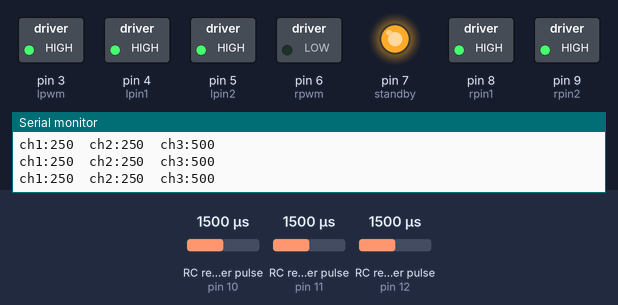
The sketch below on a simulated Arduino Nano, built with avr-gcc and run on an emulated ATmega328P. On the bench: switched loads named in the sketch (green lamp = pin HIGH), output pins drawn as LEDs (lit = HIGH), the last lines printed to the serial monitor. Wiring (inferred from the names in the program): 3 × RC receiver channel: data pin 10 / data pin 11 / data pin 12. The inputs (shaded band) are chosen by the test bench; at power-on: RC receiver pulse (sensors on pin 11, pin 10, pin 12) 1500 µs.

Above: at 1.2 s.
1.3 s: RC receiver pulse (sensor on pin 11) set to 1980 µs
At 2.9 s:
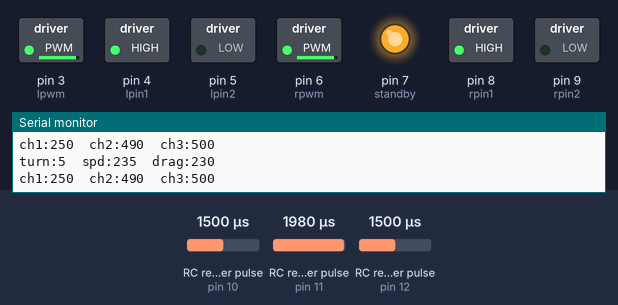
4.0 s: RC receiver pulse (sensor on pin 10) set to 1020 µs
At 6.7 s:
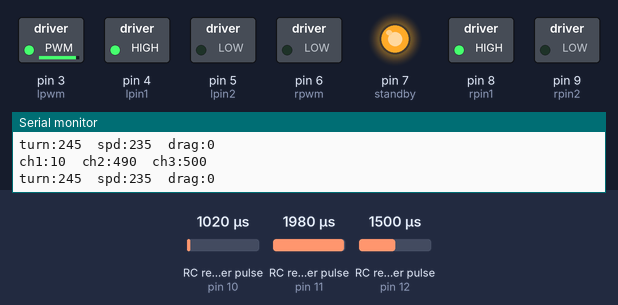
7.0 s: RC receiver pulse (sensor on pin 10) set to 1250 µs
10.0 s: RC receiver pulse (sensor on pin 11) set to 1250 µs
At 11.2 s:
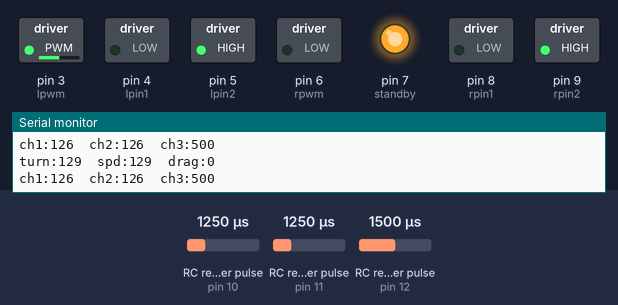
13.0 s: RC receiver pulse (sensor on pin 10) set to 1270 µs
At 13.8 s:
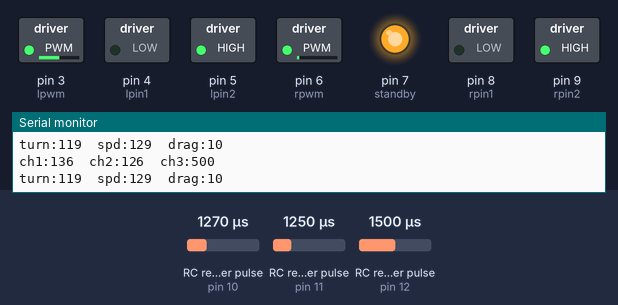
14.6 s: RC receiver pulse (sensor on pin 11) set to 1020 µs
Timing chart, 0 to 25.6 s (numbered marks = the images above; inputs shaded):
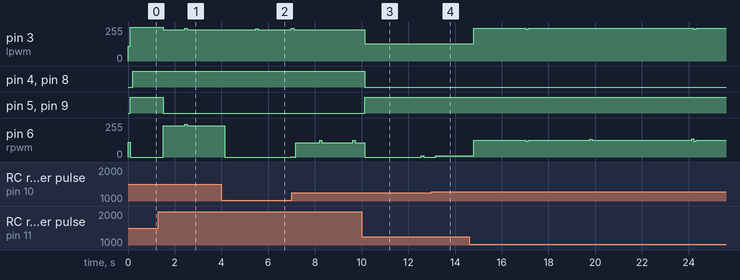

The sketch:

boxbot-control.ino
```cpp
/* Code for V2 of Box Bots robot control board
 *
 * Program Name:
 * boxbot-control
 * Jan 20, 2020
 *
 * program taken from github
 *
 * Arduino Nano clone w/ CH340 USB connected to TB6612 motor driver board
 * hooked up to receiver of 2.4GHz TX/RX
 *
 * standard model: FlySky FS-GT2B 3-Channel RC
 *
 * CH1 - Steering
 * CH2 - Throttle
 * CH3 - Switch
 *
 */

#include <EnableInterrupt.h>

#define   lpwm    3     // pulse width modulation for left motor is pin 3
#define   lpin1   4     // left control pin one is pin 4
#define   lpin2   5     // left control pin two is pin 5
#define   standby 7     // standby pin is 7 - LOW=motor driver off, HIGH=motor driver on
#define   rpwm    6     // pulse width modulation for right motor is pin 6
#define   rpin1   8     // right control pin one is pin8
#define   rpin2   9     // right control pin two is pin 9


#define   forward 0
#define   reverse 1
#define   coast   2
#define   brake   3

#define   ch1_pin  10    // input channel one is on pin 10
#define   ch2_pin  11    // input channel two is on pin 11
#define   ch3_pin  12    // input channel three is on pin 12

#define   ch1_index  0
#define   ch2_index  1
#define   ch3_index  2

int mtrspeed = 110 ;

int ch1; // Steering
int ch2; // Thottle
int ch3; // Weapon Switch
int tdeadband = 10;  // How much in the throttle neutral position does it count as neutral centered on 255  (exp: for 15, deadband is from 240 to 270, 15 each side of 255)
int sdeadband = 5;  // how much in the steering neutral position does it count as neutral centered on 255  (exp: for 15, deadband is from 240 to 270, 15 each side of 255)
int spd = 0;
byte neutral = 255;  // Note this netural is for both steering and throttle.  consider (strongly) breaking into neutralSteer and neutralThrottle to allo independent setting

int count = 0;

uint16_t rc_values[3];    //array of PWM values rec'd
uint32_t rc_start[3];     //time at start of data collection
volatile uint16_t rc_shared[3];     //temp array for PWM values during reception


//--------------------------------------------------------------------------------------
//--------------------------------------------------------------------------------------
void setup() {
  // put your setup code here, to run once:

 // for debugging
  Serial.begin(9600); // Pour a bowl of Serial (for debugging)

  //setup output pins
  pinMode(lpwm, OUTPUT);
  pinMode(lpin1, OUTPUT);
  pinMode(lpin2, OUTPUT);
  pinMode(rpwm, OUTPUT);
  pinMode(rpin1, OUTPUT);
  pinMode(rpin2, OUTPUT);
  pinMode(standby, OUTPUT);

  //setup input pins
  pinMode(ch1_pin, INPUT);       // channel one of RC receiver, steering
  pinMode(ch2_pin, INPUT);       // channel two of RC receiver, throttle
  pinMode(ch3_pin, INPUT);       // channel three of RC receiver, switch

  //turn on interrupts
  enableInterrupt(ch1_pin, get_ch1, CHANGE);
  enableInterrupt(ch2_pin, get_ch2, CHANGE);
  enableInterrupt(ch3_pin, get_ch3, CHANGE);

  // turn on the things
  digitalWrite(standby, HIGH);

  //start writing to output pins
  digitalWrite(lpin1, LOW);
  digitalWrite(lpin2, LOW);
  digitalWrite(rpin1, LOW);
  digitalWrite(rpin2, LOW);
  analogWrite(lpwm, mtrspeed);
  analogWrite(rpwm, mtrspeed);
}


//--------------------------------------------------------------------------------------
void loop() {
// put your main code here, to run repeatedly:


// get PWM data from transmitter through pin interrupts
  rc_read_values();

  ch1 = rc_values[ch1_index]; // Steering : 1000 Left, 2000 Right
  ch2 = rc_values[ch2_index]; // Throttle : 1000 Reverse, 2000 Forward
  ch3 = rc_values[ch3_index]; // Switch, toggle switch between 1000 (99x) and 2000 (199x) value

  ch1 = map(ch1, 1000,2000, 0, 1000); //center over 500
  ch2 = map(ch2, 1000,2000, 0, 1000); //center over 500
  ch3 = map(ch3, 1000,2000, 0, 1000); //center over 500

  ch1 = ch1 >> 1;  // right bit shift, divide by 2
  ch2 = ch2 >> 1;  // right bit shift, divide by 2

  ch1 = constrain(ch1, 0, 512);
  ch2 = constrain(ch2, 0, 512);
  ch3 = constrain(ch3, 0, 1000);

  // So now both ch1 and ch2 are in the range of 0 to 512, with 255 being neutral
  // ch3 is either 0ish or 1000ish

  Serial.print("ch1:"); Serial.print(ch1);    Serial.print("\t");
  Serial.print("ch2:"); Serial.print(ch2);    Serial.print("\t");
  Serial.print("ch3:"); Serial.println(ch3);

//  prints same as above w/ no text (??  why have it??)
//  Serial.print(ch1);    Serial.print("\t");
//  Serial.print(ch2);    Serial.print("\t");
//  Serial.println(ch3);

  delay(100);

  spd = abs(neutral-ch2);

  if (ch2<(neutral-tdeadband)) {   // outside deadband, in reverse
    // if throttle in reverse do this
    motordirection(reverse);
    steering();
  }
  else {
    if (ch2>(neutral+tdeadband)) {  // outside deadband, going forward
      // throttle in forward do this
      motordirection(forward);
      steering();
    }
    else { // in deadband, bring both motors to a stop
      motordirection(brake);
    }
  }
}

//--------------------------------------------------------------------------------------
//  get pwm data from channel using interupts & return

void rc_read_values() {
  noInterrupts();
  memcpy(rc_values, (const void *)rc_shared, sizeof(rc_shared));
  interrupts();
}

void get_input(uint8_t channel, uint8_t input_pin) {
  if (digitalRead(input_pin) == HIGH) {
    rc_start[channel] = micros();
  } else {
    uint16_t rc_compare = (uint16_t)(micros() - rc_start[channel]);
    rc_shared[channel] = rc_compare;
  }

//  Serial.print("count # = ");
//  Serial.print(count);          Serial.print("\t");
//  Serial.print(rc_shared[0]);   Serial.print("\t");
//  Serial.print(rc_shared[1]);   Serial.print("\t");
//  Serial.println(rc_shared[2]);
//  count ++;
}

void get_ch1() { get_input(ch1_index, ch1_pin); }
void get_ch2() { get_input(ch2_index, ch2_pin); }
void get_ch3() { get_input(ch3_index, ch3_pin); }

//--------------------------------------------------------------------------------------

//--------------------------------------------------------------------------------------
void motordirection(byte direction) {

  switch (direction) {

    case forward:
      digitalWrite(lpin1, HIGH);
      digitalWrite(lpin2, LOW);
      digitalWrite(rpin1, HIGH);
      digitalWrite(rpin2, LOW);
      break;

    case reverse:
      digitalWrite(lpin1, LOW);
      digitalWrite(lpin2, HIGH);
      digitalWrite(rpin1, LOW);
      digitalWrite(rpin2, HIGH);
      break;

    case brake:
      digitalWrite(lpin1, HIGH);
      digitalWrite(lpin2, HIGH);
      digitalWrite(rpin1, HIGH);
      digitalWrite(rpin2, HIGH);
      break;

    default:  // coast condition
      digitalWrite(lpin1, LOW);
      digitalWrite(lpin2, LOW);
      digitalWrite(rpin1, LOW);
      digitalWrite(rpin2, LOW);

  }
}

//--------------------------------------------------------------------------------------
void steering() {
  int turn = abs(255-ch1);
  // turn = turn >> 1;    // making steering less sensitive by dividing turn result by 4.

  int drag = (spd-turn);
  drag = constrain(drag,0,255);


  Serial.print("turn:");
  Serial.print(turn);
  Serial.print("\t");
  Serial.print("spd:");
  Serial.print(spd);
  Serial.print("\t");
  Serial.print("drag:");
  Serial.println(drag);


  if (turn > sdeadband) {   // outside the steering deadband
    if (ch1<neutral) { //steering left
       analogWrite(lpwm, spd);
       analogWrite(rpwm, drag);
    }
    else {  // steering right
      analogWrite(lpwm, drag);
      analogWrite(rpwm, spd);
    }
  }
  else { // in the steering deadband
      analogWrite(lpwm, spd) ;
      analogWrite(rpwm, spd);

  }
}
```

Measured:
- after the input at 1.3 s, pin 3 (lpwm): 255/255 → 235/255 after 0.21 s, → 245/255 0.91 s later, → 235/255 0.10 s later; pin 5 (lpin2), pin 9 (rpin2): HIGH → LOW after 0.21 s; pin 6 (rpwm): 0/255 → 235/255 after 0.21 s, → 245/255 0.91 s later, → 235/255 0.10 s later
- after the input at 4.0 s, pin 3 (lpwm): 235/255 → 241/255 after 1.5 s, → 235/255 0.10 s later, → 247/255 1.4 s later; pin 6 (rpwm): 235/255 → 0/255 after 0.15 s, → 2/255 2.8 s later
- after the input at 10.0 s, pin 3 (lpwm): 235/255 → 129/255 after 0.13 s; pin 4 (lpin1), pin 8 (rpin1): HIGH → LOW after 0.13 s; pin 5 (lpin2), pin 9 (rpin2): LOW → HIGH after 0.13 s; pin 6 (rpwm): 106/255 → 0/255 after 0.13 s, → 10/255 2.4 s later, → 0/255 0.10 s later
- after the input at 13.0 s, pin 6 (rpwm): 0/255 → 10/255 after 0.17 s
